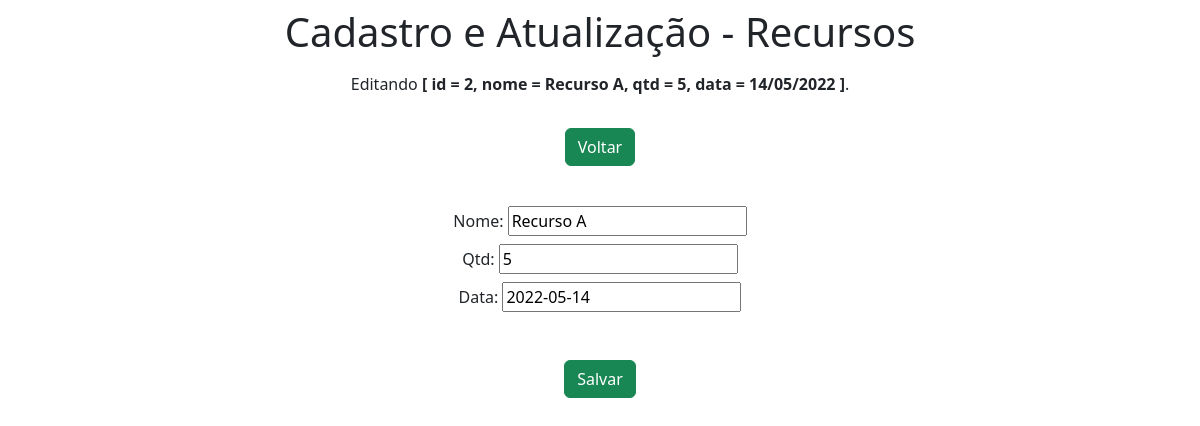
The page /recursos/edit/2/ on the database its author committed.
### recursos/models.py (models this page shows)
class Recursos(models.Model):
    nome = models.CharField(max_length=50)
    qtd = models.IntegerField()
    data = models.DateField(default=datetime.date.today)

### recursos/views.py (the view)
# urls.py: path('recursos/edit/<int:pk>/', edit, name='edit'),
def edit(request, pk):
    dados = {}
    dados['db'] = Recursos.objects.get(pk=pk)
    dados['form'] = RecursosForm(instance=dados['db'])
    return render(request, 'form.html', dados)

### recursos/forms.py
class RecursosForm(ModelForm):
    class Meta:
        data = DateField(input_formats=settings.DATE_INPUT_FORMATS)
        model = Recursos
        fields = ['nome', 'qtd', 'data']

### recursos/templates/form.html (shortened to what this page needs)
<!DOCTYPE html>
<html lang="pt-br">
<head>
    <link href="https://cdn.jsdelivr.net/npm/bootstrap@5.2.0-beta1/dist/css/bootstrap.min.css" rel="stylesheet">
</head>
<body>
    <div class="col-8 m-auto pt-2 pb-2 text-center">
        <h1>Cadastro e Atualização - Recursos</h1>
    </div>
    {% if db %}
    <div class="col-8 m-auto text-center">
      <p>Editando <strong>[ id = {{db.id}}, nome = {{db.nome}}, qtd = {{db.qtd}}, data = {{db.data|date:"d/m/Y"}} ]</strong>.</p>
    </div>
    {%endif%}
    <div class="col-8 m-auto pt-3 pb-2 text-center" >
        <a href="/recursos" class="btn btn-success">Voltar</a>
    </div>
    <div class="col-8 m-auto pt-4 pb-2 text-center">
      <form name="form" id="form" action="{% if db %}/recursos/update/{{db.id}}/{% else %}/recursos/create/{% endif %}" method="post">
        <div class="form-group mt-2">Nome: {{form.nome}}</div>
        <div class="form-group mt-2">Qtd:  {{form.qtd}}</div>
        <div class="form-group mt-2">Data: {{form.data}}</div><br><br>
        <input type="submit" class="btn btn-success" value="Salvar" style="margin-top: 4;">
      </form>
    </div>
    {% load static %}
</body>
</html>

### rows shown on the page
Recursos: id "2", nome "Recurso A", qtd "5", data "14/05/2022", data "2022-05-14"
